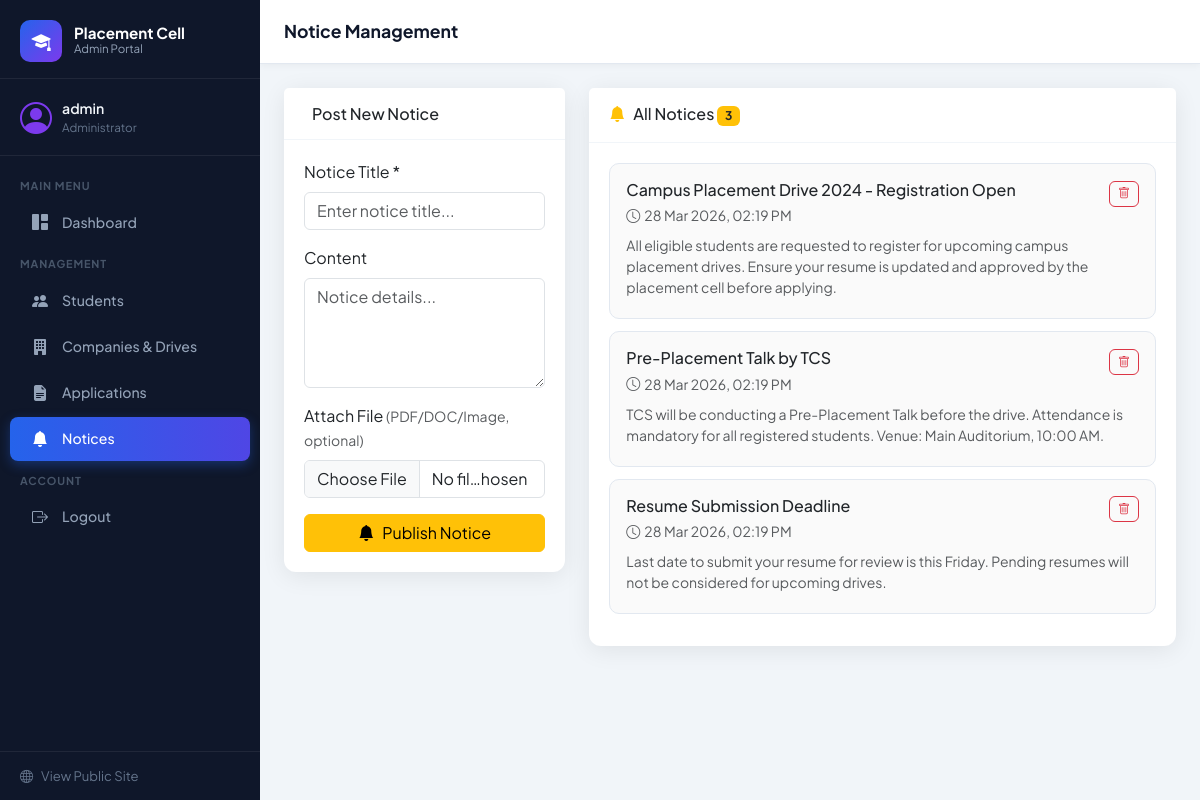
/public/index.php?page=admin_notices (signed in), run on the app's committed database.
### tables this page shows
CREATE TABLE IF NOT EXISTS notices (
    id INT AUTO_INCREMENT PRIMARY KEY,
    title VARCHAR(300) NOT NULL,
    content TEXT,
    file VARCHAR(255),
    created_at TIMESTAMP DEFAULT CURRENT_TIMESTAMP
);

### app/controllers/AdminController.php (called while the page is built, shortened)
<?php
require_once dirname(__DIR__, 2) . '/config/database.php';
require_once dirname(__DIR__) . '/models/Admin.php';
class AdminController {
    private Admin $adminModel;
    public function __construct() {
        $this->adminModel   = new Admin();
    }
    public function notices(): void {
        $notices = $this->adminModel->getAllNotices();
        require dirname(__DIR__) . '/views/admin/notices.php';
    }
}

### config/database.php (called while the page is built, shortened)
<?php
function getDB(): mysqli {
    static $conn = null;
    if ($conn === null) {
        $conn = new mysqli(DB_HOST, DB_USER, DB_PASS, DB_NAME);
        $conn->set_charset('utf8mb4');
    }
    return $conn;
}

### app/models/Admin.php (called while the page is built, shortened)
<?php
require_once dirname(__DIR__, 2) . '/config/database.php';
class Admin {
    private mysqli $db;
    public function __construct() {
        $this->db = getDB();
    }
    public function getAllNotices(): array {
        return $this->db->query("SELECT * FROM notices ORDER BY created_at DESC")->fetch_all(MYSQLI_ASSOC);
    }
}

### app/views/admin/notices.php (the view, shortened to what this page needs)
<!DOCTYPE html>
<html lang="en">
<head>
    <link href="https://cdn.jsdelivr.net/npm/bootstrap@5.3.2/dist/css/bootstrap.min.css" rel="stylesheet">
    <link href="https://cdn.jsdelivr.net/npm/bootstrap-icons@1.11.3/font/bootstrap-icons.css" rel="stylesheet">
    <link href="css/style.css" rel="stylesheet">
</head>
<body class="admin-layout">
<?php require __DIR__ . '/sidebar.php'; ?>
<div class="main-content">
    <div class="topbar">
        <h1 class="page-title">Notice Management</h1>
    </div>
    <div class="content-body">
        <div class="row g-4">
            <div class="col-lg-4">
                <div class="card admin-card">
                    <div class="card-header"><h6 class="mb-0"><i class="bi bi-bell-plus me-2"></i>Post New Notice</h6></div>
                    <div class="card-body">
                        <form method="POST" action="index.php?action=add_notice" enctype="multipart/form-data">
                            <div class="mb-3">
                                <label class="form-label">Notice Title *</label>
                                <input type="text" name="title" class="form-control" required placeholder="Enter notice title...">
                            </div>
                            <div class="mb-3">
                                <label class="form-label">Content</label>
                                <textarea name="content" class="form-control" rows="4" placeholder="Notice details..."></textarea>
                            </div>
                            <div class="mb-3">
                                <label class="form-label">Attach File <small class="text-muted">(PDF/DOC/Image, optional)</small></label>
                                <input type="file" name="file" class="form-control" accept=".pdf,.doc,.docx,.jpg,.png">
                            </div>
                            <button type="submit" class="btn btn-warning w-100">
                                <i class="bi bi-bell-fill me-2"></i>Publish Notice
                            </button>
                        </form>
                    </div>
                </div>
            </div>
            <div class="col-lg-8">
                <div class="card admin-card">
                    <div class="card-header">
                        <h6 class="mb-0"><i class="bi bi-bell-fill me-2 text-warning"></i>All Notices <span class="badge bg-warning text-dark"><?= count($notices) ?></span></h6>
                    </div>
                    <div class="card-body">
                        <?php if (empty($notices)): ?>
                            <div class="empty-state py-4"><i class="bi bi-bell-slash"></i><p>No notices yet.</p></div>
                        <?php else: ?>
                            <?php foreach ($notices as $n): ?>
                                <div class="notice-card">
                                    <div class="notice-card-header">
                                        <div>
                                            <h6 class="mb-1"><?= htmlspecialchars($n['title']) ?></h6>
                                            <small class="text-muted"><i class="bi bi-clock me-1"></i><?= date('d M Y, h:i A', strtotime($n['created_at'])) ?></small>
                                        </div>
                                        <form method="POST" action="index.php?action=delete_notice"
                                              onsubmit="return confirm('Delete this notice?')">
                                            <button class="btn btn-xs btn-outline-danger"><i class="bi bi-trash"></i></button>
                                        </form>
                                    </div>
                                    <?php if ($n['content']): ?>
                                        <p class="text-muted small mt-2 mb-1"><?= nl2br(htmlspecialchars($n['content'])) ?></p>
                                    <?php endif; ?>
                                </div>
                            <?php endforeach; ?>
                        <?php endif; ?>
                    </div>
                </div>
            </div>
        </div>
    </div>
</div>
</body>
</html>

### public/css/style.css (style rules this page uses)
:root { --primary: #2563eb; --primary-dark:#1d4ed8; --secondary: #7c3aed; --success: #059669; --warning: #d97706; --danger: #dc2626; --info: #0891b2; --dark: #0f172a; --sidebar-w: 260px; --topbar-h: 64px; --radius: 12px; --shadow: 0 4px 24px rgba(0,0,0,.08); --shadow-lg: 0 8px 40px rgba(0,0,0,.12); --font-main: 'Plus Jakarta Sans', sans-serif; }
* { box-sizing: border-box; }
body { font-family: var(--font-main); color: #1e293b; }
.btn-xs { padding: 3px 8px; font-size: 0.75rem; }
.admin-layout { display: flex; min-height: 100vh; background: #f1f5f9; }
.main-content { margin-left: var(--sidebar-w); flex: 1; display: flex; flex-direction: column; min-height: 100vh; transition: margin .3s; }
.topbar { height: var(--topbar-h); background: #fff; border-bottom: 1px solid #e2e8f0; display: flex; align-items: center; gap: 16px; padding: 0 24px; position: sticky; top: 0; z-index: 100; box-shadow: 0 1px 8px rgba(0,0,0,.05); }
.page-title { font-size: 1.1rem; font-weight: 700; color: var(--dark); margin: 0; }
.content-body { padding: 24px; flex: 1; }
.admin-card { border: none; border-radius: var(--radius); box-shadow: var(--shadow); }
.admin-card .card-header { background: #fff; border-bottom: 1px solid #f1f5f9; padding: 16px 20px; }
.admin-card .card-body { padding: 20px; }
.notice-card { border: 1px solid #e2e8f0; border-radius: 10px; padding: 16px; margin-bottom: 12px; background: #fafafa; }
.notice-card-header { display: flex; justify-content: space-between; align-items: flex-start; gap: 8px; }

### data on the page
notices: title "Campus Placement Drive 2024 - Registration Open", created_at "28 Mar 2026, 02:19 PM", content "All eligible students are requested to register for upcoming campus placement drives. Ensure your resume is updated and approved by the placement cell before applying."
notices: title "Pre-Placement Talk by TCS", created_at "28 Mar 2026, 02:19 PM", content "TCS will be conducting a Pre-Placement Talk before the drive. Attendance is mandatory for all registered students. Venue: Main Auditorium, 10:00 AM."
notices: title "Resume Submission Deadline", created_at "28 Mar 2026, 02:19 PM", content "Last date to submit your resume for review is this Friday. Pending resumes will not be considered for upcoming drives."

### other printed values
$_SESSION['admin_user'] "admin"
count($notices) "3"
